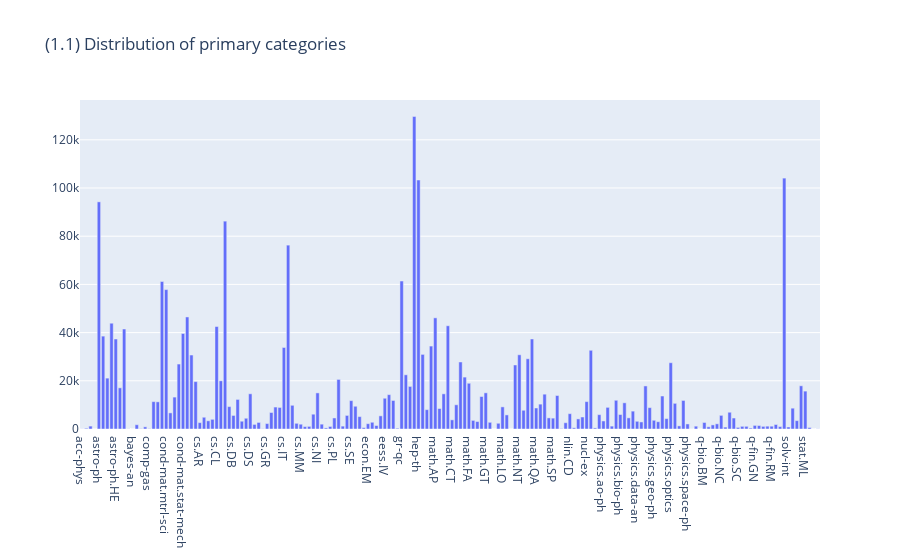
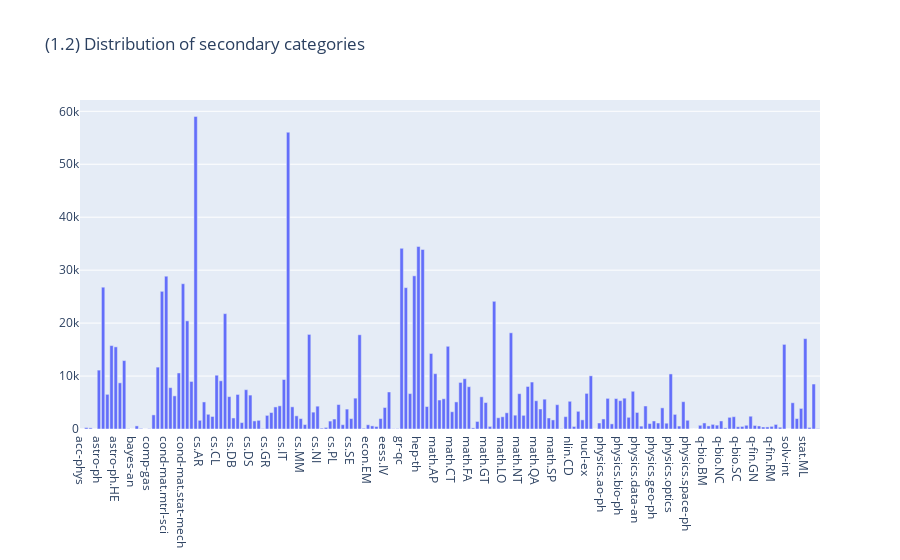

Source (notebook cell) for these figures, in order:
### Code cell
## let's look at the distribution of the categories and maybe look for a more human readable version of the categories: https://arxiv.org/category_taxonomy
categories = data['train']['categories']
# split by space and flatten
categories_listed = [cat.split(' ') for cat in categories]
categories_primary_listed = [cat[0] for cat in categories_listed]
categories_secondary_listed = [cat[1] for cat in categories_listed if len(cat) > 1]
categories_secondary_anylisted_na = [cat[1] if len(cat) > 1 else '' for cat in categories_listed]
unique_categories = sorted(set([item for sublist in categories_listed for item in sublist]))

cardinalities = [len(cat) for cat in categories_listed]
print(f"Label cardinality: {describe(cardinalities)}") #1.5 labels per abstract
unique_categories, len(unique_categories) # 176 unique categories

#plotly bar chart
fig = go.Figure(data=[go.Bar(x=unique_categories, y=[categories_primary_listed.count(cat) for cat in unique_categories])])
fig.update_layout(title_text='(1.1) Distribution of primary categories')
fig.show()
fig = go.Figure(data=[go.Bar(x=unique_categories, y=[categories_secondary_listed.count(cat) for cat in unique_categories])])
fig.update_layout(title_text='(1.2) Distribution of secondary categories')
fig.show()

### Figure 1 — Plotly figure (JSON) as saved in the notebook; plotly's stock layout.template omitted (floating-point values rounded to 4 significant figures; data arrays with more than 128 entries replaced by an {"elided": "..."} marker saying what was removed)
{"data": [{"type": "bar", "x": {"elided": "176 str values"}, "y": {"elided": "176 int values"}}], "layout": {"title": {"text": "(1.1) Distribution of primary categories"}}}

### Figure 2 — Plotly figure (JSON) as saved in the notebook; plotly's stock layout.template omitted (floating-point values rounded to 4 significant figures; data arrays with more than 128 entries replaced by an {"elided": "..."} marker saying what was removed)
{"data": [{"type": "bar", "x": {"elided": "176 str values"}, "y": {"elided": "176 int values"}}], "layout": {"title": {"text": "(1.2) Distribution of secondary categories"}}}
